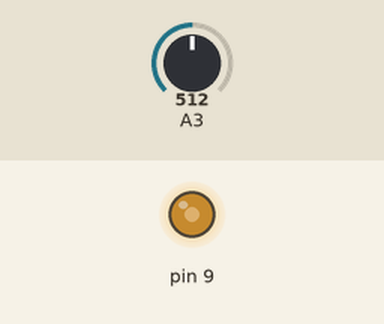
The sketch below on a simulated Arduino Uno, built with avr-gcc and run on an emulated ATmega328P. Parts: output pins drawn as LEDs (lit = HIGH). Inputs (shaded band) come from the test bench; at power-on: A3 = 512.

Above: at 1.2 s.
1.3 s: A3 set to 716
At 1.9 s:
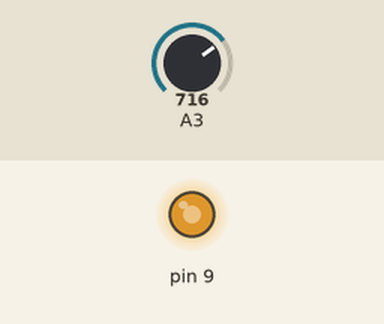
2.8 s: A3 set to 900
At 4.0 s:
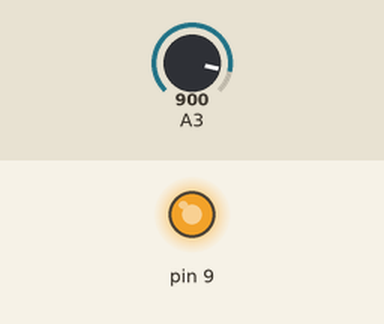
4.3 s: A3 set to 122
At 5.3 s:
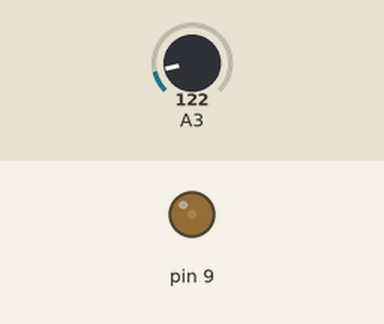
5.8 s: A3 set to 0
At 6.5 s:
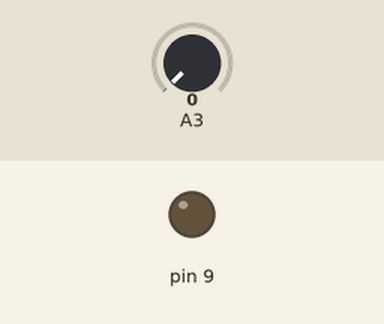
Timing chart, 0 to 8.3 s (numbered marks = the images above; inputs shaded):
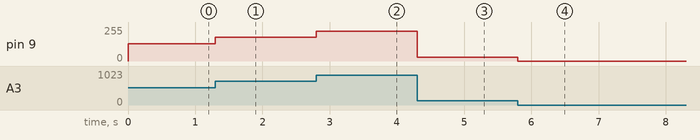

Measured:
- after the input at 1.3 s, pin 9: 128/255 → 179/255 at once
- after the input at 2.8 s, pin 9: 179/255 → 225/255 at once
- after the input at 4.3 s, pin 9: 225/255 → 30/255 at once
- after the input at 5.8 s, pin 9: 30/255 → 0/255 at once

The sketch:

ADC_Task.ino
```cpp
int a;
void setup() {
  // put your setup code here, to run once:
  pinMode(A3,INPUT);
  pinMode(9,OUTPUT);
}

void loop() {
  // put your main code here, to run repeatedly:
  a=analogRead(A3);
  a=a/4;           //Scaling 0 to 1023 value to 0 to 255
  analogWrite(9,a);
}
```
